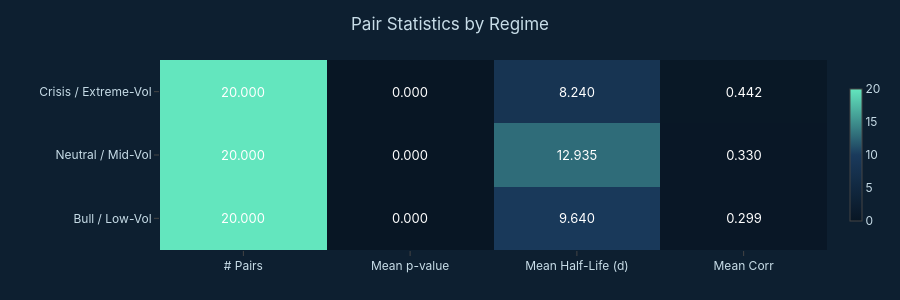

This figure's notebook cell:
### Markdown cell above
## 6. Regime Comparison Heatmap

Two heatmaps:
1. **Pair statistics per regime** — count, mean p-value, mean half-life, mean correlation
2. **HMM transition probability matrix** — probability of transitioning from each regime to every other regime

### Code cell
if not pairs_by_regime:
    display(HTML("<div style='color:#ffd166;font-family:Inter,sans-serif;padding:12px'>No regime data — run discovery first.</div>"))
else:
    regime_keys    = sorted(pairs_by_regime.keys(), key=lambda x: int(x))
    regime_labels6 = [REGIME_META.get(int(k), {}).get("label", f"Regime {k}") for k in regime_keys]

    # ── Panel A: pair stats per regime ────────────────────────────────────────
    matrix6a = []
    for k in regime_keys:
        rows = pairs_by_regime[k]
        df_r = pd.DataFrame(rows)
        matrix6a.append([
            float(len(rows)),
            df_r["coint_pvalue"].astype(float).mean() if "coint_pvalue" in df_r.columns and not df_r.empty else float("nan"),
            df_r["half_life_days"].astype(float).mean() if "half_life_days" in df_r.columns and not df_r.empty else float("nan"),
            df_r["corr"].astype(float).mean()           if "corr" in df_r.columns and not df_r.empty else float("nan"),
        ])

    mat6a = np.array(matrix6a, dtype=float)
    col_labels6a = ["# Pairs", "Mean p-value", "Mean Half-Life (d)", "Mean Corr"]
    text6a = [[f"{v:.3f}" if not np.isnan(v) else "—" for v in row] for row in mat6a]

    fig6a = go.Figure(go.Heatmap(
        z=mat6a, x=col_labels6a, y=regime_labels6,
        text=text6a, texttemplate="%{text}", textfont=dict(size=13, color="#fff"),
        colorscale=[[0,"#081624"],[0.5,"#1a3a5c"],[1,"#63e6be"]],
        showscale=True, colorbar=dict(thickness=12, len=0.8),
    ))
    fig6a.update_layout(
        title="Pair Statistics by Regime",
        height=300, margin=dict(l=160, t=60),
    )
    fig6a.show()

    # ── Panel B: HMM transition matrix ────────────────────────────────────────
    if not regime_df.empty:
        states6  = sorted(regime_df["value"].unique())
        n6       = len(states6)
        idx6     = {s: i for i, s in enumerate(states6)}
        counts6  = np.zeros((n6, n6))
        vals6    = regime_df["value"].values
        for i in range(1, len(vals6)):
            a, b = idx6[vals6[i-1]], idx6[vals6[i]]
            counts6[a][b] += 1
        row_sums6  = counts6.sum(axis=1, keepdims=True)
        trans_mat6 = np.divide(counts6, row_sums6, where=row_sums6 > 0)
        slabels6   = [REGIME_META.get(int(s), {}).get("label", str(s))[:10] for s in states6]

        fig6b = go.Figure(go.Heatmap(
            z=trans_mat6, x=slabels6, y=slabels6,
            text=[[f"{v:.3f}" for v in row] for row in trans_mat6],
            texttemplate="%{text}", textfont=dict(size=13, color="#fff"),
            colorscale=[[0,"#081624"],[0.5,"rgba(255,143,163,0.5)"],[1,"#ff6b6b"]],
            showscale=True, colorbar=dict(thickness=12, len=0.8),
            zmin=0, zmax=1,
        ))
        fig6b.update_layout(
            title="HMM Regime Transition Probability Matrix",
            xaxis_title="To Regime", yaxis_title="From Regime",
            height=360, margin=dict(l=160, t=60),
        )
        fig6b.show()
    else:
        display(HTML("<div style='color:#ffd166;font-family:Inter,sans-serif;padding:8px'>Run a backtest to see the HMM transition matrix.</div>"))

### Figure 1 — Plotly figure (JSON) as saved in the notebook; plotly's stock layout.template omitted (floating-point values rounded to 4 significant figures)
{"data": [{"colorbar": {"len": 0.8, "thickness": 12}, "colorscale": [[0, "#081624"], [0.5, "#1a3a5c"], [1, "#63e6be"]], "showscale": true, "text": [["20.000", "0.000", "9.640", "0.299"], ["20.000", "0.000", "12.935", "0.330"], ["20.000", "0.000", "8.240", "0.442"]], "textfont": {"color": "#fff", "size": 13}, "texttemplate": "%{text}", "type": "heatmap", "x": ["# Pairs", "Mean p-value", "Mean Half-Life (d)", "Mean Corr"], "y": ["Bull / Low-Vol", "Neutral / Mid-Vol", "Crisis / Extreme-Vol"], "z": [[20.0, 4e-06, 9.64, 0.2991], [20.0, 0.00011, 12.93, 0.33], [20.0, 4.5e-06, 8.24, 0.4424]]}], "layout": {"height": 300, "margin": {"l": 160, "t": 60}, "title": {"text": "Pair Statistics by Regime"}}}
